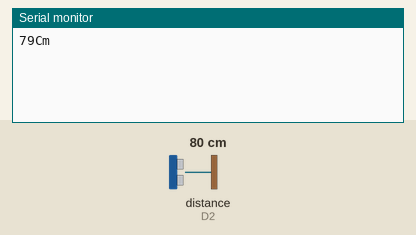
This sketch was run on a simulated ESP8266 (NodeMCU). Parts: the last lines printed to the serial monitor. Wiring (inferred from the names in the program): ultrasonic range finder: trigger D3; echo D2. Inputs (shaded band) come from the test bench; at power-on: distance to the obstacle (sensor on D2) 80 cm. The echo pulse lasts 58.3 µs per cm; WiFi joins after 1.5 s; servers stay silent unless stated.

Above: at 3.0 s.
3.1 s: distance to the obstacle (sensor on D2) set to 2 cm
At 4.8 s:
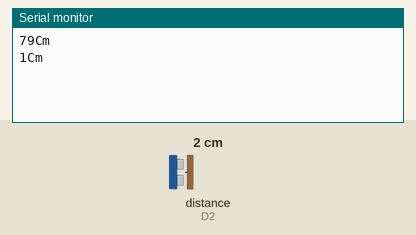
6.4 s: distance to the obstacle (sensor on D2) set to 4 cm
At 8.0 s:
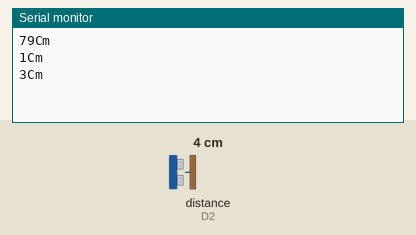
Timing chart, 0 to 9.5 s (numbered marks = the images above; inputs shaded):
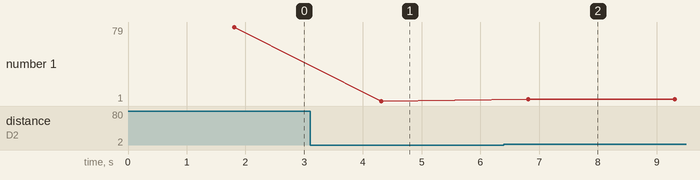

Measured:
- after the input at 3.1 s, the serial monitor: prints a new line after 1.2 s (image 1)
- after the input at 6.4 s, the serial monitor: prints a new line after 0.41 s (image 2)
- plotted number 1: 79 → 1 after the input at 3.1 s, 1 → 3 after the input at 6.4 s

The sketch:

Overload_sensing_Code.ino
```cpp
//VISMAY Sudra
#define BLYNK_PRINT Serial


#include <ESP8266WiFi.h>
#include <BlynkSimpleEsp8266.h>
#define TRIGGERPIN D3
#define ECHOPIN    D2
// You should get Auth Token in the Blynk App.
// Go to the Project Settings (nut icon).
char auth[] = "9eNmGkv#############"; //authorization pin

// Your WiFi credentials.
// Set password to "" for open networks.
char ssid[] = "wifi name"; //wifi name
char pass[] = "123456789"; //wifi password

WidgetLCD lcd(V1);
WidgetLED led1(V2);
BlynkTimer timer;

// V1 LED Widget is blinking
void blinkLedWidget()  // function for switching off and on LED
{
  if (led1.getValue()) {
    led1.off();
    //Serial.println("LED on V1: off");
  } else {
    led1.on();
   // Serial.println("LED on V1: on");
  }
}


void setup()
{
  // Debug console
  Serial.begin(9600);
pinMode(TRIGGERPIN, OUTPUT);
  pinMode(ECHOPIN, INPUT);
  Blynk.begin(auth, ssid, pass);
   timer.setInterval(1000L, blinkLedWidget);
  // You can also specify server:
  //Blynk.begin(auth, ssid, pass, "blynk-cloud.com", 8442);
  //Blynk.begin(auth, ssid, pass, IPAddress(192,168,1,100), 8442);

  lcd.clear(); //Use it to clear the LCD Widget
  lcd.print(0, 0, "Distance in cm"); // use: (position X: 0-15, position Y: 0-1, "Message you want to print")
  // Please use timed events when LCD printintg in void loop to avoid sending too many commands
  // It will cause a FLOOD Error, and connection will be dropped
}

void loop()
{
  lcd.clear();
  lcd.print(0, 0, "Distance in cm"); // use: (position X: 0-15, position Y: 0-1, "Message you want to print")
  long duration, distance;
  digitalWrite(TRIGGERPIN, LOW);
  delayMicroseconds(3);

  digitalWrite(TRIGGERPIN, HIGH);
  delayMicroseconds(12);

  digitalWrite(TRIGGERPIN, LOW);
  duration = pulseIn(ECHOPIN, HIGH);
  distance= duration*0.034/2;
  Serial.print(distance);
  Serial.println("Cm");
  lcd.print(7, 1, distance);
  Blynk.run();
   timer.run();

  delay(2500);


}
```
